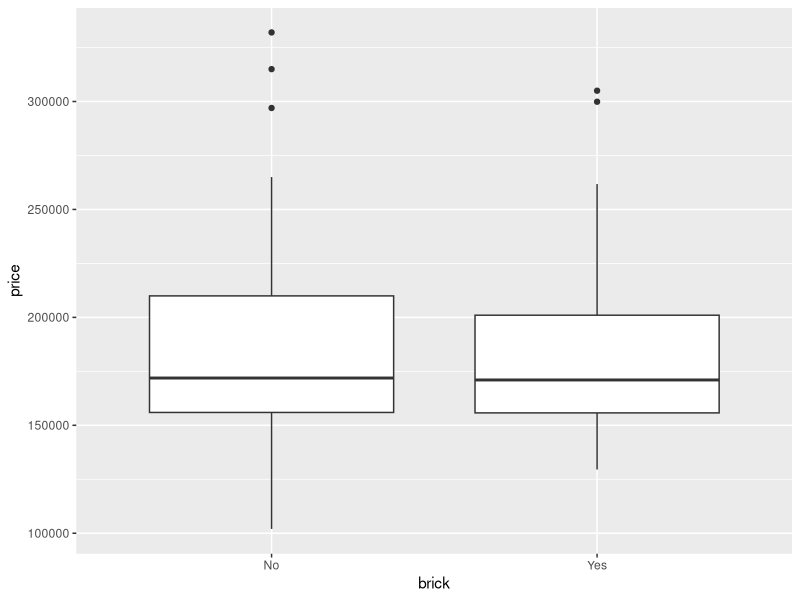
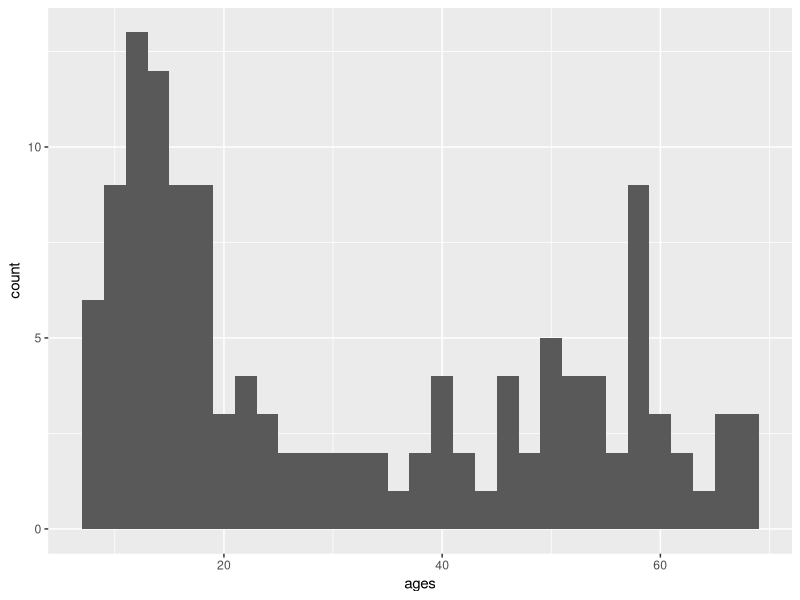
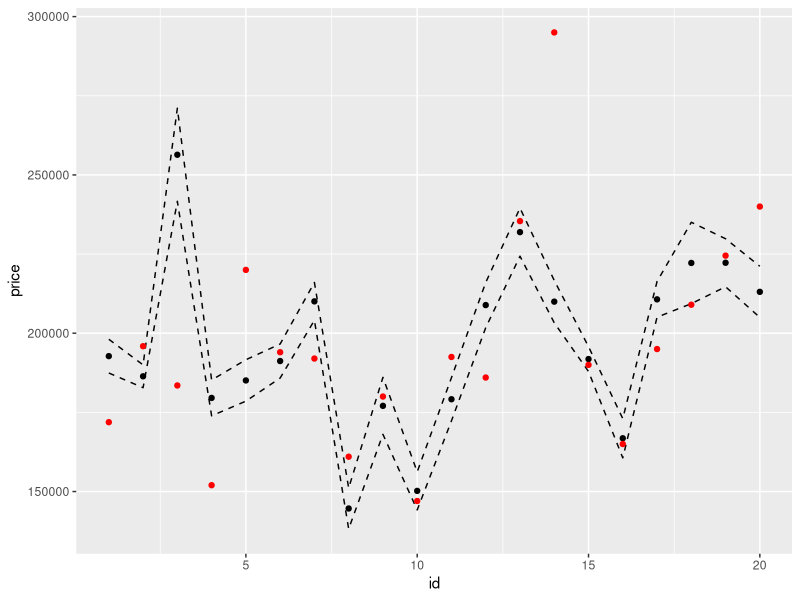

These figures' R source, in order:
## ---- chunk 1
knitr::opts_chunk$set(echo = TRUE)
library(tidyverse)
library(knitr)
## ---- chunk 2
# Feel free to insert R code chunks where needed
house_csv <- read.csv( "house.csv")
View(house_csv)
str(house_csv)
## ---- chunk 3
##Randomly select subsets for training and testing
# Randomly select a subset of the 150 houses. This random sample should contain 130 houses.
set.seed(1)
training.houses <- sample_n(house_csv,130)
# Create another data frame of the rest of the houses (n = 20)
testing.houses <- subset(house_csv, !(PID %in% training.houses$PID))

write.csv(training.houses, file = "trainingset.csv")
write.csv(testing.houses, file = "testingset.csv")

## ---- chunk 4
# inspect what the factor levels of this variable are.
class(training.houses$brick) 
# Compute descriptive statistics
( bricks <- group_by(training.houses, brick))

## ---- chunk 5
kable((scores_table <- summarize(bricks,
                       group.size   = length(price),   
                       mean.bricks = round( mean(price), digits = 2),
                       sd.bricks   = round( sd(price), digits = 2)
                            )))
# draw boxplot using geom_boxplot()
(bp <- ggplot(bricks, aes(x = brick, y = price))+geom_boxplot())

## ---- chunk 6
( result_vartest <- var.test(price ~ brick, data = training.houses)  ) 
result_vartest$p.value # What is the p-value for the variance test?
## ---- chunk 7
# Edit me
(result_t_test <- t.test(price ~ brick, data = training.houses, var.equal=TRUE) )
result_t_test$p.value
result_t_test$estimate
## ---- chunk 8
( ages <- 2018 - training.houses$year.built)
ggplot(training.houses, aes(x = ages)) +
  geom_histogram(binwidth = 2)

## ---- chunk 9
##Randomly select subsets for training and testing
( house_lm <- lm(price ~ home.size + lot.size + rooms+ bathrooms+ utilities+ year.built + overall.condition + brick , data = training.houses) ) 

## ---- chunk 10
# Edit me
(lm.results<- summary(house_lm))
## ---- chunk 11
# Edit me
( lm.coef <- lm.results$coefficients )  # extract the coefficients table

# Display the coefficients table in a nice `kable` table. Meanwhile, round all the numbers to three decimal places in the table. 
(lm.coef.table <-kable(lm.coef, digits = c(3, 3, 3, 3)))   # display the featuers
## ---- chunk 12
# find out those variables P values lower than 0.05
( sig_variables <- which ( lm.coef[,4] <0.05) )   
lm.coef[sig_variables,4]   # display the p values of  the significant variables
## ---- chunk 13
( insig_variables <-which ( lm.coef[,4] >0.05) [-1] )    
lm.coef[insig_variables,4]   # display the p values of  the insignificant variables

## ---- chunk 14
( house_lm.new <- lm(price ~ home.size + lot.size + bathrooms + overall.condition , data = training.houses) ) 
(lm.results.new<- summary(house_lm.new))
(lm.coef.new <- lm.results.new$coefficients )  # extract the coefficients table

## ---- chunk 15
# Edit me
(lm.results.new$r.squared)
(lm.results.new$adj.r.squared)

## ---- chunk 16
( predictions <-predict( house_lm.new, data.frame(testing.houses)) )
## ---- chunk 17
( predictions_CI <-predict( house_lm.new, data.frame(testing.houses) , interval = "confidence") )

## ---- chunk 18
(properties_top10<-sort(predictions,decreasing = TRUE)[1:10] )
names(properties_top10)
## ---- chunk 19
(ground_truth <- testing.houses$price)
## ---- chunk 20
# Root of Mean square error
RMSE  <- function(actual, preds)   
{
  sqrt(mean((preds -actual)^2))
}

# R square
R_square <- function(actual, preds)   
{
  rss <- sum((preds - actual) ^ 2)          ## residual sum of squares
  tss <- sum((actual - mean(actual)) ^ 2)   ## total sum of squares
  rsq <- 1 - rss/tss
}

(rmse_house <- RMSE(ground_truth,predictions))
(rsq_house <- R_square(ground_truth,predictions))

## ---- chunk 21

fit.data <-data.frame( id = c( 1:20), price = predictions_CI[,1])
lwr.data <-data.frame( id = c( 1:20), price = predictions_CI[,2])
upr.data <-data.frame( id = c( 1:20), price = predictions_CI[,3])
gt.data <-data.frame( id = c( 1:20), price = ground_truth)

ggplot(lwr.data, aes(x = id, y = price))+  geom_line(linetype = "dashed") + 
  geom_line(data = upr.data,linetype = "dashed") +
  geom_point(data = fit.data)+
  geom_point(data = gt.data, colour = "red")  
